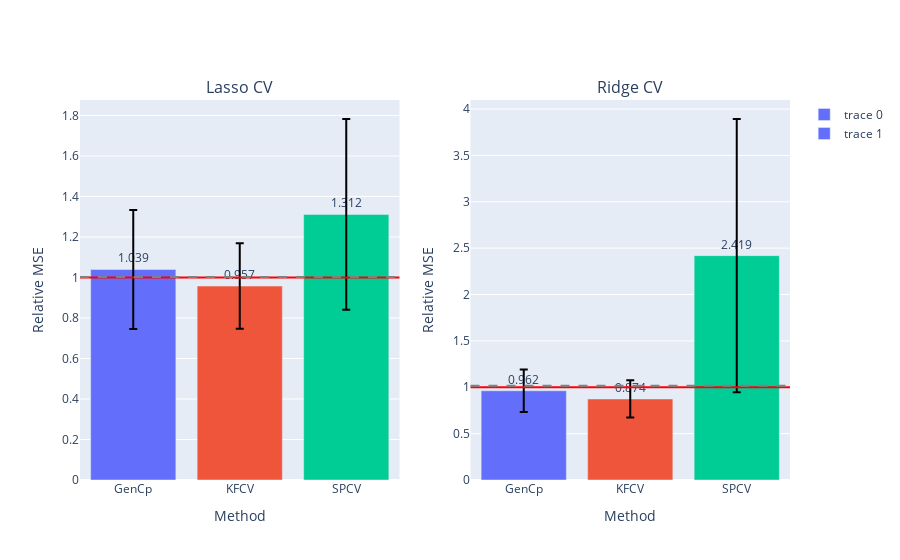

Notebook code cell kept with this figure:
### Code cell
fig = make_subplots(
    rows=1, cols=len(models),
    subplot_titles=model_names)
#     subplot_titles=("Relaxed Lasso", "Depth 2 Decision Tree"))

for i, errs in enumerate(model_errs):
    risks = [err.mean() for err in errs]
    test_risk = risks[0]
    elev_test_risk = risks[1]
    est_risks = risks[2:]

    df = pd.DataFrame({est_names[i]: errs[i+2] for i in np.arange(len(est_names))})

    fig.add_trace(go.Bar(
    #     x=['VRF', 'BF_WR', 'BF_FR'], 
        x = df.columns,
        y=(df).mean()/test_risk,
        marker_color=px.colors.qualitative.Plotly,
        text=np.around((df).mean()/test_risk,3),
        textposition='outside',
        error_y=dict(
            type='data',
            color='black',
            array=(df).std() / test_risk,
    #         array=(df/test_risk).clip(upper=(df/test_risk).quantile(.95),axis=1).std(),
    #         symmetric=False,
    #         array=(df/test_risk).quantile(.95) - (df/test_risk).mean(),
    #         arrayminus=(df/test_risk).mean() - (df/test_risk).quantile(.93)
        )
    #         array=(df).mean() + (df).std(),
    #         arrayminus=(df).mean() - (df).std())
    ), row=1, col=i+1)
    # fig.add_trace(go.Bar(
    #     name='Experimental',
    #     x=['GenCp', 'KFCV', 'SPCV'], y=(df).mean(),
    #     error_y=dict(type='data', array=[1, 2])
    # ))
    # fig.update_layout(barmode='group')
    fig.add_hline(y=1., line_color='red', row=1, col=i+1)
    fig.add_hline(y=elev_test_risk / test_risk, line_color='gray', line_dash='dash', row=1, col=i+1)
    
    fig.update_xaxes(title_text="Method", row=1, col=i+1)
    fig.update_yaxes(title_text="Relative MSE", row=1, col=i+1)
    
# fig.update_layout(
# #     title=f"FC_\u03B4{delta}_snr{snr}_nk{noise_kernel}_nls{noise_length_scale}_nv{noise_nu}_Xk{X_kernel}_Xls{X_length_scale}_Xv{X_nu}",
#     title=title,
#     xaxis_title="Method",
#     yaxis_title="MSE",
# #     legend_title="Legend Title",
# #     font=dict(
# #         family="Courier New, monospace",
# #         size=18,
# #         color="RebeccaPurple"
# #     )
# )
# barfp = os.path.expanduser(savedir + fig.layout.title['text'] + ".jpeg")
# fig.write_image(os.path.expanduser(barfp))
fig.show()

### Figure 1 — Plotly figure (JSON) as saved in the notebook; plotly's stock layout.template omitted (floating-point values rounded to 4 significant figures)
{"data": [{"error_y": {"array": [0.2942, 0.2112, 0.471], "color": "black", "type": "data"}, "marker": {"color": ["#636EFA", "#EF553B", "#00CC96", "#AB63FA", "#FFA15A", "#19D3F3", "#FF6692", "#B6E880", "#FF97FF", "#FECB52"]}, "text": [1.039, 0.957, 1.312], "textposition": "outside", "type": "bar", "x": ["GenCp", "KFCV", "SPCV"], "xaxis": "x", "y": [1.039, 0.9575, 1.312], "yaxis": "y"}, {"error_y": {"array": [0.2296, 0.2004, 1.473], "color": "black", "type": "data"}, "marker": {"color": ["#636EFA", "#EF553B", "#00CC96", "#AB63FA", "#FFA15A", "#19D3F3", "#FF6692", "#B6E880", "#FF97FF", "#FECB52"]}, "text": [0.962, 0.874, 2.419], "textposition": "outside", "type": "bar", "x": ["GenCp", "KFCV", "SPCV"], "xaxis": "x2", "y": [0.9625, 0.874, 2.419], "yaxis": "y2"}], "layout": {"annotations": [{"font": {"size": 16}, "showarrow": false, "text": "Lasso CV", "x": 0.225, "xanchor": "center", "xref": "paper", "y": 1, "yanchor": "bottom", "yref": "paper"}, {"font": {"size": 16}, "showarrow": false, "text": "Ridge CV", "x": 0.775, "xanchor": "center", "xref": "paper", "y": 1, "yanchor": "bottom", "yref": "paper"}], "shapes": [{"line": {"color": "red"}, "type": "line", "x0": 0, "x1": 1, "xref": "x domain", "y0": 1, "y1": 1, "yref": "y"}, {"line": {"color": "gray", "dash": "dash"}, "type": "line", "x0": 0, "x1": 1, "xref": "x domain", "y0": 1.002, "y1": 1.002, "yref": "y"}, {"line": {"color": "red"}, "type": "line", "x0": 0, "x1": 1, "xref": "x2 domain", "y0": 1, "y1": 1, "yref": "y2"}, {"line": {"color": "gray", "dash": "dash"}, "type": "line", "x0": 0, "x1": 1, "xref": "x2 domain", "y0": 1.015, "y1": 1.015, "yref": "y2"}], "xaxis": {"anchor": "y", "domain": [0, 0.45], "title": {"text": "Method"}}, "xaxis2": {"anchor": "y2", "domain": [0.55, 1], "title": {"text": "Method"}}, "yaxis": {"anchor": "x", "domain": [0, 1], "title": {"text": "Relative MSE"}}, "yaxis2": {"anchor": "x2", "domain": [0, 1], "title": {"text": "Relative MSE"}}}}
